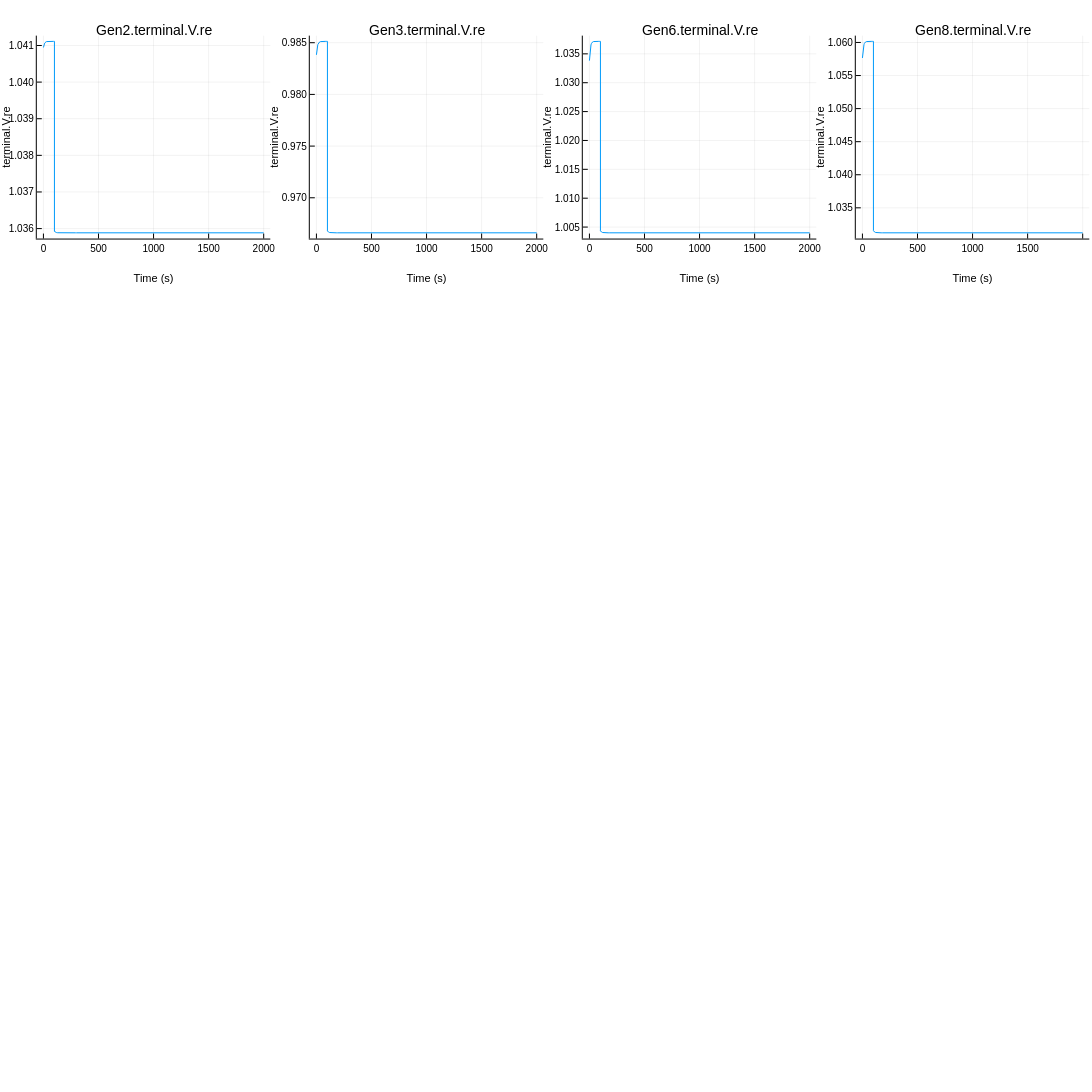

The notebook cell this image was saved under:
### Code cell
# Cell 9: Plot the other generator voltages

plot_generator = split(PLOT_VARIABLE, ".")[1]
voltage_suffix = join(split(PLOT_VARIABLE, ".")[2:end], ".")
all_generators = ["Gen1", "Gen2", "Gen3", "Gen6", "Gen8"]
other_generators = [generator for generator in all_generators if generator != plot_generator]
other_voltage_variables = [generator * "." * voltage_suffix for generator in other_generators]

other_initialized_df = DataFrame(CSV.File(initialized_resultfile; select = vcat(["time"], other_voltage_variables)))

plotlyjs()
other_voltage_plots = Any[]
for variable in other_voltage_variables
    p_single = plot(
        other_initialized_df[!, "time"],
        other_initialized_df[!, variable],
        label = false,
        title = variable,
        xlabel = "Time (s)",
        ylabel = voltage_suffix,
        titlefontsize = 10,
        guidefontsize = 8,
        tickfontsize = 7,
    )
    push!(other_voltage_plots, p_single)
end
plot(other_voltage_plots..., layout = (5, 4), size = (1600, 1200))

### Figure 1 — Plotly figure (JSON) as saved in the notebook; plotly's stock layout.template omitted (floating-point values rounded to 4 significant figures; data arrays with more than 128 entries replaced by an {"elided": "..."} marker saying what was removed)
{"data": [{"colorbar": {"len": 0.1929, "title": "", "x": 0.2475, "y": 0.8887}, "legendgroup": "", "line": {"color": "rgba(0, 154, 250, 1.000)", "dash": "solid", "shape": "linear", "width": 1}, "mode": "lines", "name": "", "showlegend": false, "type": "scatter", "x": {"elided": "2370 float values"}, "xaxis": "x1", "y": {"elided": "2370 float values"}, "yaxis": "y1"}, {"colorbar": {"len": 0.1929, "title": "", "x": 0.4975, "y": 0.8887}, "legendgroup": "", "line": {"color": "rgba(0, 154, 250, 1.000)", "dash": "solid", "shape": "linear", "width": 1}, "mode": "lines", "name": "", "showlegend": false, "type": "scatter", "x": {"elided": "2370 float values"}, "xaxis": "x2", "y": {"elided": "2370 float values"}, "yaxis": "y2"}, {"colorbar": {"len": 0.1929, "title": "", "x": 0.7475, "y": 0.8887}, "legendgroup": "", "line": {"color": "rgba(0, 154, 250, 1.000)", "dash": "solid", "shape": "linear", "width": 1}, "mode": "lines", "name": "", "showlegend": false, "type": "scatter", "x": {"elided": "2370 float values"}, "xaxis": "x3", "y": {"elided": "2370 float values"}, "yaxis": "y3"}, {"colorbar": {"len": 0.1929, "title": "", "x": 0.9975, "y": 0.8887}, "legendgroup": "", "line": {"color": "rgba(0, 154, 250, 1.000)", "dash": "solid", "shape": "linear", "width": 1}, "mode": "lines", "name": "", "showlegend": false, "type": "scatter", "x": {"elided": "2370 float values"}, "xaxis": "x4", "y": {"elided": "2370 float values"}, "yaxis": "y4"}], "layout": {"annotations": [{"font": {"color": "rgba(0, 0, 0, 1.000)", "family": "sans-serif", "size": 14}, "rotation": 0, "showarrow": false, "text": "Gen2.terminal.V.re", "x": 0.1406, "xanchor": "center", "xref": "paper", "y": 1, "yanchor": "top", "yref": "paper"}, {"font": {"color": "rgba(0, 0, 0, 1.000)", "family": "sans-serif", "size": 14}, "rotation": 0, "showarrow": false, "text": "Gen3.terminal.V.re", "x": 0.3906, "xanchor": "center", "xref": "paper", "y": 1, "yanchor": "top", "yref": "paper"}, {"font": {"color": "rgba(0, 0, 0, 1.000)", "family": "sans-serif", "size": 14}, "rotation": 0, "showarrow": false, "text": "Gen6.terminal.V.re", "x": 0.6406, "xanchor": "center", "xref": "paper", "y": 1, "yanchor": "top", "yref": "paper"}, {"font": {"color": "rgba(0, 0, 0, 1.000)", "family": "sans-serif", "size": 14}, "rotation": 0, "showarrow": false, "text": "Gen8.terminal.V.re", "x": 0.8906, "xanchor": "center", "xref": "paper", "y": 1, "yanchor": "top", "yref": "paper"}], "height": 1200, "legend": {"bgcolor": "rgba(255, 255, 255, 1.000)", "bordercolor": "rgba(0, 0, 0, 1.000)", "borderwidth": 1, "font": {"color": "rgba(0, 0, 0, 1.000)", "family": "sans-serif", "size": 11}, "title": {"font": {"color": "rgba(0, 0, 0, 1.000)", "family": "sans-serif", "size": 15}, "text": ""}, "tracegroupgap": 0, "traceorder": "normal", "x": 1, "xanchor": "auto", "y": 1, "yanchor": "auto"}, "margin": {"b": 20, "l": 0, "r": 0, "t": 20}, "paper_bgcolor": "rgba(255, 255, 255, 1.000)", "plot_bgcolor": "rgba(255, 255, 255, 1.000)", "showlegend": true, "width": 1600, "xaxis1": {"anchor": "y1", "domain": [0.03371, 0.2475], "gridcolor": "rgba(0, 0, 0, 0.100)", "gridwidth": 0.5, "linecolor": "rgba(0, 0, 0, 1.000)", "mirror": false, "range": [-60, 2060], "showgrid": true, "showline": true, "showticklabels": true, "tickangle": 0, "tickcolor": "rgb(0, 0, 0)", "tickfont": {"color": "rgba(0, 0, 0, 1.000)", "family": "sans-serif", "size": 10}, "tickmode": "array", "ticks": "inside", "ticktext": ["0", "500", "1000", "1500", "2000"], "tickvals": [0, 500, 1000, 1500, 2000], "title": "Time (s)", "titlefont": {"color": "rgba(0, 0, 0, 1.000)", "family": "sans-serif", "size": 11}, "type": "-", "visible": true, "zeroline": false, "zerolinecolor": "rgba(0, 0, 0, 1.000)"}, "xaxis2": {"anchor": "y2", "domain": [0.2837, 0.4975], "gridcolor": "rgba(0, 0, 0, 0.100)", "gridwidth": 0.5, "linecolor": "rgba(0, 0, 0, 1.000)", "mirror": false, "range": [-60, 2060], "showgrid": true, "showline": true, "showticklabels": true, "tickangle": 0, "tickcolor": "rgb(0, 0, 0)", "tickfont": {"color": "rgba(0, 0, 0, 1.000)", "family": "sans-serif", "size": 10}, "tickmode": "array", "ticks": "inside", "ticktext": ["0", "500", "1000", "1500", "2000"], "tickvals": [0, 500, 1000, 1500, 2000], "title": "Time (s)", "titlefont": {"color": "rgba(0, 0, 0, 1.000)", "family": "sans-serif", "size": 11}, "type": "-", "visible": true, "zeroline": false, "zerolinecolor": "rgba(0, 0, 0, 1.000)"}, "xaxis3": {"anchor": "y3", "domain": [0.5337, 0.7475], "gridcolor": "rgba(0, 0, 0, 0.100)", "gridwidth": 0.5, "linecolor": "rgba(0, 0, 0, 1.000)", "mirror": false, "range": [-60, 2060], "showgrid": true, "showline": true, "showticklabels": true, "tickangle": 0, "tickcolor": "rgb(0, 0, 0)", "tickfont": {"color": "rgba(0, 0, 0, 1.000)", "family": "sans-serif", "size": 10}, "tickmode": "array", "ticks": "inside", "ticktext": ["0", "500", "1000", "1500", "2000"], "tickvals": [0, 500, 1000, 1500, 2000], "title": "Time (s)", "titlefont": {"color": "rgba(0, 0, 0, 1.000)", "family": "sans-serif", "size": 11}, "type": "-", "visible": true, "zeroline": false, "zerolinecolor": "rgba(0, 0, 0, 1.000)"}, "xaxis4": {"anchor": "y4", "domain": [0.7837, 0.9975], "gridcolor": "rgba(0, 0, 0, 0.100)", "gridwidth": 0.5, "linecolor": "rgba(0, 0, 0, 1.000)", "mirror": false, "range": [-60, 2060], "showgrid": true, "showline": true, "showticklabels": true, "tickangle": 0, "tickcolor": "rgb(0, 0, 0)", "tickfont": {"color": "rgba(0, 0, 0, 1.000)", "family": "sans-serif", "size": 10}, "tickmode": "array", "ticks": "inside", "ticktext": ["0", "500", "1000", "1500", "2000"], "tickvals": [0, 500, 1000, 1500, 2000], "title": "Time (s)", "titlefont": {"color": "rgba(0, 0, 0, 1.000)", "family": "sans-serif", "size": 11}, "type": "-", "visible": true, "zeroline": false, "zerolinecolor": "rgba(0, 0, 0, 1.000)"}, "yaxis1": {"anchor": "x1", "domain": [0.7922, 0.9851], "gridcolor": "rgba(0, 0, 0, 0.100)", "gridwidth": 0.5, "linecolor": "rgba(0, 0, 0, 1.000)", "mirror": false, "range": [1.036, 1.041], "showgrid": true, "showline": true, "showticklabels": true, "tickangle": 0, "tickcolor": "rgb(0, 0, 0)", "tickfont": {"color": "rgba(0, 0, 0, 1.000)", "family": "sans-serif", "size": 10}, "tickmode": "array", "ticks": "inside", "ticktext": ["1.036", "1.037", "1.038", "1.039", "1.040", "1.041"], "tickvals": [1.036, 1.037, 1.038, 1.039, 1.04, 1.041], "title": "terminal.V.re", "titlefont": {"color": "rgba(0, 0, 0, 1.000)", "family": "sans-serif", "size": 11}, "type": "-", "visible": true, "zeroline": false, "zerolinecolor": "rgba(0, 0, 0, 1.000)"}, "yaxis2": {"anchor": "x2", "domain": [0.7922, 0.9851], "gridcolor": "rgba(0, 0, 0, 0.100)", "gridwidth": 0.5, "linecolor": "rgba(0, 0, 0, 1.000)", "mirror": false, "range": [0.9661, 0.9857], "showgrid": true, "showline": true, "showticklabels": true, "tickangle": 0, "tickcolor": "rgb(0, 0, 0)", "tickfont": {"color": "rgba(0, 0, 0, 1.000)", "family": "sans-serif", "size": 10}, "tickmode": "array", "ticks": "inside", "ticktext": ["0.970", "0.975", "0.980", "0.985"], "tickvals": [0.97, 0.975, 0.98, 0.985], "title": "terminal.V.re", "titlefont": {"color": "rgba(0, 0, 0, 1.000)", "family": "sans-serif", "size": 11}, "type": "-", "visible": true, "zeroline": false, "zerolinecolor": "rgba(0, 0, 0, 1.000)"}, "yaxis3": {"anchor": "x3", "domain": [0.7922, 0.9851], "gridcolor": "rgba(0, 0, 0, 0.100)", "gridwidth": 0.5, "linecolor": "rgba(0, 0, 0, 1.000)", "mirror": false, "range": [1.003, 1.038], "showgrid": true, "showline": true, "showticklabels": true, "tickangle": 0, "tickcolor": "rgb(0, 0, 0)", "tickfont": {"color": "rgba(0, 0, 0, 1.000)", "family": "sans-serif", "size": 10}, "tickmode": "array", "ticks": "inside", "ticktext": ["1.005", "1.010", "1.015", "1.020", "1.025", "1.030", "1.035"], "tickvals": [1.005, 1.01, 1.015, 1.02, 1.025, 1.03, 1.035], "title": "terminal.V.re", "titlefont": {"color": "rgba(0, 0, 0, 1.000)", "family": "sans-serif", "size": 11}, "type": "-", "visible": true, "zeroline": false, "zerolinecolor": "rgba(0, 0, 0, 1.000)"}, "yaxis4": {"anchor": "x4", "domain": [0.7922, 0.9851], "gridcolor": "rgba(0, 0, 0, 0.100)", "gridwidth": 0.5, "linecolor": "rgba(0, 0, 0, 1.000)", "mirror": false, "range": [1.03, 1.061], "showgrid": true, "showline": true, "showticklabels": true, "tickangle": 0, "tickcolor": "rgb(0, 0, 0)", "tickfont": {"color": "rgba(0, 0, 0, 1.000)", "family": "sans-serif", "size": 10}, "tickmode": "array", "ticks": "inside", "ticktext": ["1.035", "1.040", "1.045", "1.050", "1.055", "1.060"], "tickvals": [1.035, 1.04, 1.045, 1.05, 1.055, 1.06], "title": "terminal.V.re", "titlefont": {"color": "rgba(0, 0, 0, 1.000)", "family": "sans-serif", "size": 11}, "type": "-", "visible": true, "zeroline": false, "zerolinecolor": "rgba(0, 0, 0, 1.000)"}}}
